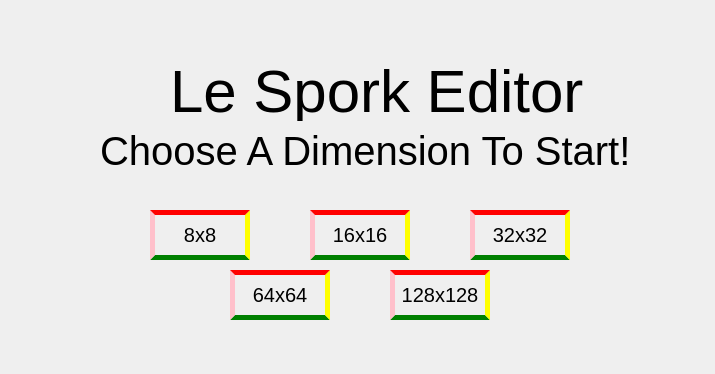
<?xml version="1.0" encoding="UTF-8"?>
<ui version="4.0">
 <class>MainMenu</class>
 <widget class="QDialog" name="MainMenu">
  <property name="geometry">
   <rect>
    <x>0</x>
    <y>0</y>
    <width>715</width>
    <height>374</height>
   </rect>
  </property>
  <property name="windowTitle">
   <string>Dialog</string>
  </property>
  <widget class="QLabel" name="label">
   <property name="geometry">
    <rect>
     <x>170</x>
     <y>60</y>
     <width>441</width>
     <height>61</height>
    </rect>
   </property>
   <property name="font">
    <font>
     <pointsize>45</pointsize>
    </font>
   </property>
   <property name="text">
    <string>Le Spork Editor</string>
   </property>
  </widget>
  <widget class="QLabel" name="label_2">
   <property name="geometry">
    <rect>
     <x>100</x>
     <y>130</y>
     <width>561</width>
     <height>41</height>
    </rect>
   </property>
   <property name="font">
    <font>
     <pointsize>30</pointsize>
    </font>
   </property>
   <property name="text">
    <string>Choose A Dimension To Start!</string>
   </property>
  </widget>
  <widget class="QPushButton" name="pixel8">
   <property name="geometry">
    <rect>
     <x>150</x>
     <y>210</y>
     <width>100</width>
     <height>50</height>
    </rect>
   </property>
   <property name="font">
    <font>
     <pointsize>15</pointsize>
    </font>
   </property>
   <property name="styleSheet">
    <string notr="true">#pixel8{
border :5px solid ;
border-top-color : red; 
border-left-color :pink;
border-right-color :yellow;
border-bottom-color : green;
}
#pixel8::pressed{
border :5px solid ;
border-top-color : pink; 
border-left-color :red;
border-right-color :green;
border-bottom-color : yellow;

}
</string>
   </property>
   <property name="text">
    <string>8x8</string>
   </property>
  </widget>
  <widget class="QPushButton" name="pixel16">
   <property name="geometry">
    <rect>
     <x>310</x>
     <y>210</y>
     <width>100</width>
     <height>50</height>
    </rect>
   </property>
   <property name="font">
    <font>
     <pointsize>15</pointsize>
    </font>
   </property>
   <property name="styleSheet">
    <string notr="true">#pixel16{
border :5px solid ;
border-top-color : red; 
border-left-color :pink;
border-right-color :yellow;
border-bottom-color : green;
}
#pixel16::pressed{
border :5px solid ;
border-top-color : pink; 
border-left-color :red;
border-right-color :green;
border-bottom-color : yellow;

}</string>
   </property>
   <property name="text">
    <string>16x16</string>
   </property>
  </widget>
  <widget class="QPushButton" name="pixel32">
   <property name="geometry">
    <rect>
     <x>470</x>
     <y>210</y>
     <width>100</width>
     <height>50</height>
    </rect>
   </property>
   <property name="font">
    <font>
     <pointsize>15</pointsize>
    </font>
   </property>
   <property name="styleSheet">
    <string notr="true">#pixel32{
border :5px solid ;
border-top-color : red; 
border-left-color :pink;
border-right-color :yellow;
border-bottom-color : green;
}
#pixel32::pressed{
border :5px solid ;
border-top-color : pink; 
border-left-color :red;
border-right-color :green;
border-bottom-color : yellow;

}</string>
   </property>
   <property name="text">
    <string>32x32</string>
   </property>
  </widget>
  <widget class="QPushButton" name="pixel64">
   <property name="geometry">
    <rect>
     <x>230</x>
     <y>270</y>
     <width>100</width>
     <height>50</height>
    </rect>
   </property>
   <property name="font">
    <font>
     <pointsize>15</pointsize>
    </font>
   </property>
   <property name="styleSheet">
    <string notr="true">#pixel64{
border :5px solid ;
border-top-color : red; 
border-left-color :pink;
border-right-color :yellow;
border-bottom-color : green;
}
#pixel64::pressed{
border :5px solid ;
border-top-color : pink; 
border-left-color :red;
border-right-color :green;
border-bottom-color : yellow;

}</string>
   </property>
   <property name="text">
    <string>64x64</string>
   </property>
  </widget>
  <widget class="QPushButton" name="pixel128">
   <property name="geometry">
    <rect>
     <x>390</x>
     <y>270</y>
     <width>100</width>
     <height>50</height>
    </rect>
   </property>
   <property name="font">
    <font>
     <pointsize>15</pointsize>
    </font>
   </property>
   <property name="styleSheet">
    <string notr="true">#pixel128{
border :5px solid ;
border-top-color : red; 
border-left-color :pink;
border-right-color :yellow;
border-bottom-color : green;
}
#pixel128::pressed{
border :5px solid ;
border-top-color : pink; 
border-left-color :red;
border-right-color :green;
border-bottom-color : yellow;

}</string>
   </property>
   <property name="text">
    <string>128x128</string>
   </property>
  </widget>
 </widget>
 <resources/>
 <connections/>
</ui>
